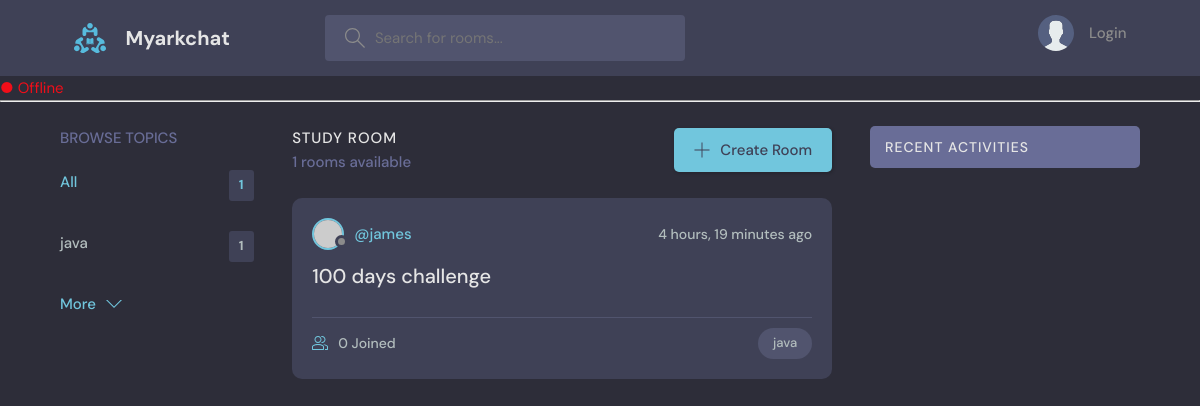
/, run on an earlier commit of the app's database.
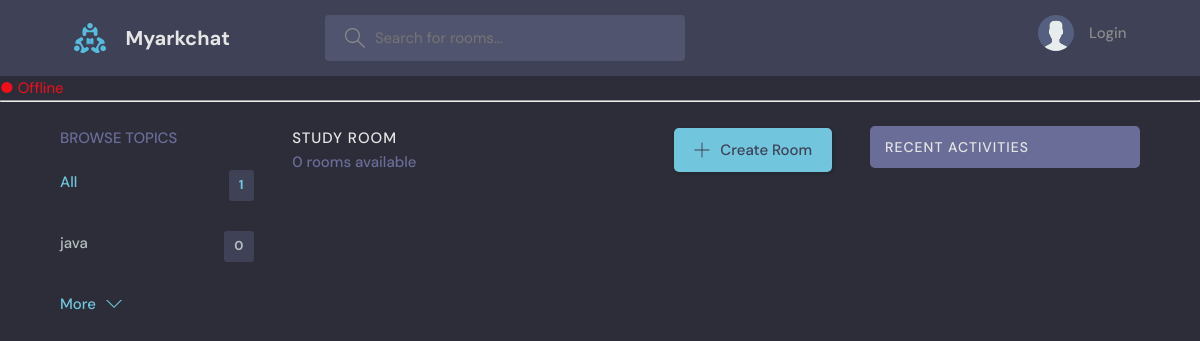
And on a later commit of the database.
### base/models.py (models this page shows, shortened)
class Topic(models.Model):
    name = models.CharField(max_length=200)

class Room(models.Model):
    host = models.ForeignKey(User, on_delete=models.SET_NULL, null =True)
    topic = models.ForeignKey(Topic, on_delete=models.SET_NULL, null =True)
    name = models.CharField(max_length=200)
    description = models.TextField(null=True)
    participants = models.ManyToManyField(User , related_name="participant" , blank = True)
    updated = models.DateTimeField(auto_now=True)
    created = models.DateTimeField(auto_now_add=True)
    class Meta:
        ordering = ['-updated', '-created']

### base/views.py (the view)
# urls.py: path('',views.home, name="home"),
def home(request):
    q = request.GET.get('q') if request.GET.get('q') != None  else ''
    rooms = Room.objects.filter(Q(topic__name__icontains = q) |
    Q(name__icontains = q )|
    Q(description__icontains = q)
    )
    topics = Topic.objects.all()[0:5]
    room_count = rooms.count()
    room_messages = Message.objects.filter(Q(room__topic__name__icontains= q))
    context ={'rooms':rooms,
    'topics':topics,
    'room_count': room_count,
    'room_messages': room_messages }
    return render(request,'base/home.html', context)

### base/templates/base/home.html (shortened to what this page needs)
{% extends 'main.html' %}
{% block content %}
  <main class="layout layout--3">
      <div class="container">
        {% include 'base/topics_component.html' %}
        <div class="roomList">
          <div class="roomList__header">
            <div>
              <h2>Study Room</h2>
              <p>{{room_count}} rooms available</p>
            </div>
            <a class="btn btn--main" href="{% url 'create-room' %}">
              <svg version="1.1" xmlns="http://www.w3.org/2000/svg" width="32" height="32" viewBox="0 0 32 32">
                <title>add</title>
                <path
                  d="M16.943 0.943h-1.885v14.115h-14.115v1.885h14.115v14.115h1.885v-14.115h14.115v-1.885h-14.115v-14.115z"
                ></path>
              </svg>
              Create Room
            </a>
          </div>
          {% include 'base/feeds_component.html' %}
        </div>
          {% include 'base/activity_component.html' %}
      </div>
  </main>
{% endblock %}

### templates/main.html (shortened to what this page needs)
<!DOCTYPE html>
{% load static %}
<html lang="en">
  <head>
    <link rel="stylesheet" href="{% static  'styles/style.css' %}" />
  </head>
  <body>
    {%include 'navbar.html' %}
        {% block content %}
        {% endblock %}
  </body>
</html>

### templates/navbar.html (shortened to what this page needs)
{% load static %}
<header class="header header--loggedIn">
    <div class="container">
      <a href="{% url 'home' %}" class="header__logo">
        <img src="{% static 'images/logo.svg' %}" />
        <h1>Myarkchat</h1>
      </a>
      <form  method="GET" action="{% url 'home' %}" class="header__search">
        <label>
          <input name = "q" placeholder="Search for rooms..." />
        </label>
      </form>
      <nav class="header__menu">
       {% if user.is_authenticated %}
        <div class="header__user">
          <a href="{% url 'update-user' %}">
            <div class="avatar avatar--medium active">
              <img src="https://randomuser.me/api/portraits/men/37.jpg" />
            </div>
            <p>{{request.user.username}}<span>{{request.user.username}}</span></p>
          </a>
          <button class="dropdown-button">
            <svg version="1.1" xmlns="http://www.w3.org/2000/svg" width="32" height="32" viewBox="0 0 32 32">
              <title>chevron-down</title>
              <path d="M16 21l-13-13h-3l16 16 16-16h-3l-13 13z"></path>
            </svg>
          </button>
        </div>
       {% else %}
        <a href="{% url 'login' %}">
            <img src="{% static 'images/avatar.svg' %}" alt="">
             <p>Login</p>
        </a>
       {% endif %}
      </nav>
    </div>
  </header>
{% if request.user.is_authenticated %}
<p>Hi, {{ request.user.username}}</p>
<div> <span class="logged-in" style="color: rgb(6, 253, 109);">  ● Online</span></div>
  {% else %}
  <div> <span class="logged-in" style="color: rgb(241, 14, 25);">  ● Offline  </span></a></div>
{% endif %}
<hr>

### base/templates/base/topics_component.html
<div class="topics">
   <div class="topics__header">
     <h2>Browse Topics</h2>
   </div>
   <ul class="topics__list">
     <li>
       <a href="{% url 'home' %}" class="active"> All <span>{{topics.count}}</span></a>
     </li>
     {% for topic in topics %}
     <li>
       <a href="{% url 'home'  %}?q={{topic.name}}">{{topic.name}} <span>{{topic.room_set.all.count }}</span></a>
     </li>
    {% endfor %}
   </ul>
   <a class="btn btn--link" href="{% url 'topics' %}">
     More
     <svg version="1.1" xmlns="http://www.w3.org/2000/svg" width="32" height="32" viewBox="0 0 32 32">
       <title>chevron-down</title>
       <path d="M16 21l-13-13h-3l16 16 16-16h-3l-13 13z"></path>
     </svg>
   </a>
 </div>

### base/templates/base/feeds_component.html (shortened to what this page needs)
{% for room in rooms %}
 <div class="roomListRoom">
   <div class="roomListRoom__header">
     <a href="{% url 'profile' room.host.id  %}" class="roomListRoom__author">
       <div class="avatar avatar--small">
         <img src="https://randomuser.me/api/portraits/women/11.jpg" />
       </div>
       <span>@{{room.host.username}}</span>
     </a>
     <div class="roomListRoom__actions">
       <span>{{room.created|timesince}} ago</span>
     </div>
   </div>
   <div class="roomListRoom__content">
     <a href="{% url 'room' room.id %}">{{room.name }}</a>
   </div>
   <div class="roomListRoom__meta">
     <a href="{% url 'room' room.id %}" class="roomListRoom__joined">
       {{room.participants.all.count }} Joined
     </a>
     <p class="roomListRoom__topic">{{room.topic.name }}</p>
   </div>
 </div>
{% endfor %}

### base/templates/base/activity_component.html (shortened to what this page needs)
<div  class="activities">
  <div class="activities__header">
    <h2>Recent Activities</h2>
  </div>
</div>

### static/styles/style.css (style rules this page uses)
:root { --color-main: #71c6dd; --color-main-light: #e1f6fb; --color-dark: #3f4156; --color-dark-medium: #51546e; --color-dark-light: #696d97; --color-light: #e5e5e5; --color-gray: #8b8b8b; --color-light-gray: #b2bdbd; --color-bg: #2d2d39; --color-success: #5dd693; --color-error: #fc4b0b; }
* { font-family: "DM Sans", -apple-system, BlinkMacSystemFont, "Segoe UI", Roboto, Oxygen, Ubuntu, Cantarell, "Open Sans", "Helvetica Neue", sans-serif; margin: 0; padding: 0; box-sizing: border-box; text-rendering: optimizeLegibility; font-size: inherit; }
html { font-size: 56.25%; }
@media only screen and (min-width: 1200px) { html { font-size: 62.5%; } }
body { line-height: 1.6; font-weight: 400; font-size: 1.5rem; color: var(--color-light-gray); background-color: var(--color-bg); min-height: 100vh; }
img { width: 100%; }
a { display: inline-block; color: var(--color-main); text-decoration: none; }
.container { max-width: 120rem; width: 90%; margin: auto; }
.btn { background-color: transparent; border: none; display: inline-flex; align-items: center; gap: 1rem; cursor: pointer; transition: all ease-in-out 0.3s; padding: 1rem 2rem; border-radius: 5px; box-shadow: 1px 1px 3px 1px rgba(0, 0, 0, 0.15); font-weight: 500; }
.btn--link { border-radius: 0; padding: 0; color: var(--color-main); box-shadow: none; }
.btn--main { background-color: var(--color-main); color: var(--color-dark); }
.btn > svg { fill: currentColor; width: 1.6rem; height: 1.6rem; }
.header { padding: 1.5rem; background-color: var(--color-dark); }
.header > .container { display: flex; gap: 9.5rem; }
.header__logo, .header__user { display: flex; gap: 2rem; align-items: center; }
.header__logo > img { height: 3.2rem; width: 3.2rem; }
.header__logo > h1 { font-weight: 700; font-size: 2rem; color: var(--color-light); }
.header__search > label { background-color: var(--color-dark-medium); padding: 1.3rem 1rem; display: flex; align-items: center; gap: 1rem; border-radius: 4px; }
.header__search svg { fill: var(--color-gray); width: 2rem; height: 2rem; margin-left: 1rem; }
.header__search input { width: 30rem; background: transparent; border: none; outline: none; color: var(--color-light); }
.header__menu { margin-left: auto; position: relative; }
.header__menu a { display: flex; gap: 1.5rem; align-items: center; font-weight: 500; text-decoration: none; color: var(--color-gray); }
.header__menu img { height: 3.6rem; }
.header__menu p { line-height: 1.2; }
.layout { margin-top: 2.4rem; }
.layout > .container { display: flex; justify-content: space-between; align-items: flex-start; }
.layout--3 > .container > div:first-child { flex-basis: 18%; max-width: 22.5rem; }
.layout--3 > .container > div:nth-child(2) { flex-basis: 50%; }
.layout--3 > .container > div:last-child { flex-basis: 25%; }
.topics__header { margin-bottom: 2rem; }
.topics__header h2 { text-transform: uppercase; font-weight: 500; color: var(--color-dark-light); }
.topics__list { list-style: none; }
.topics__list li a { display: flex; justify-content: space-between; margin-bottom: 3rem; font-weight: 500; color: var(--color-light-gray); transition: all 0.3s ease-in-out; }
.topics__list li a.active, .topics__list li a:hover { color: var(--color-main); }
.topics__list li a span { padding: 0.5rem 1rem; background-color: var(--color-dark); border-radius: 3px; font-size: 1.3rem; font-weight: 700; letter-spacing: 1px; }
.roomList__header { display: flex; justify-content: space-between; align-items: center; margin-bottom: 2.4rem; }
.roomList__header h2 { text-transform: uppercase; font-weight: 500; color: var(--color-light); letter-spacing: 1px; }
.roomList__header p { font-weight: 500; color: var(--color-dark-light); }
.activities { background: var(--color-dark); border-radius: 5px; overflow: hidden; }
.activities__header h2 { background-color: var(--color-dark-light); text-transform: uppercase; font-weight: 500; padding: 1rem 1.5rem; color: var(--color-light); letter-spacing: 1px; font-size: 1.4rem; }

What changed in the data, as far as the page shows it:
removed Room: host.username "james", created "4 hours, 19 minutes", name "100 days challenge", participants.all.count "0", topic.name "java"
computed for Topic "java": room_set.all.count "1" → "0"
Also different on the page:
{{ room_count }}: "1" → "0"
